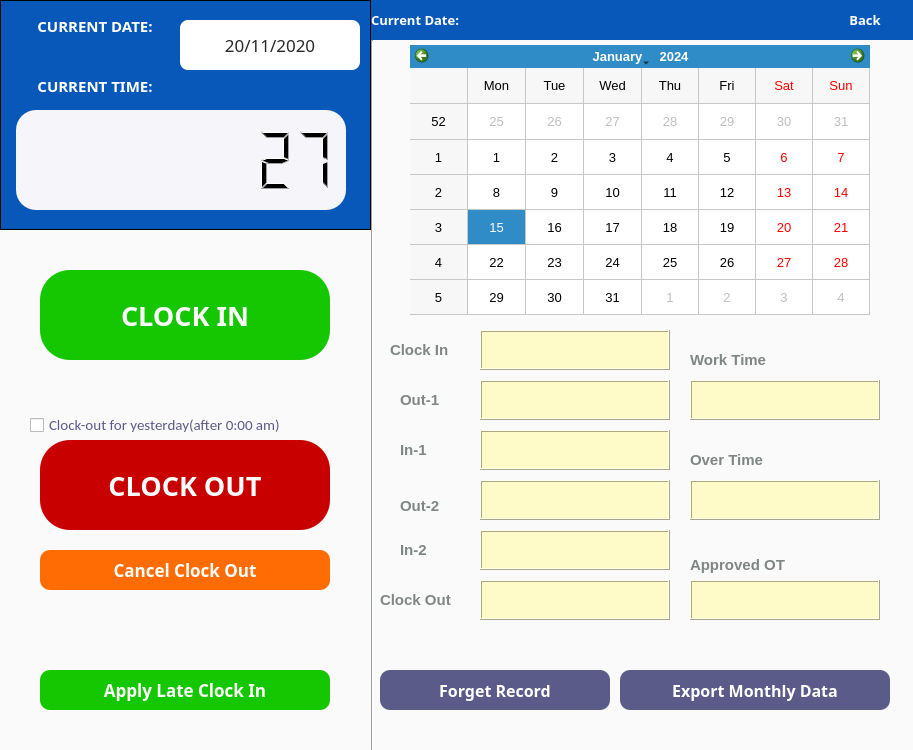
<?xml version="1.0" encoding="UTF-8"?>
<ui version="4.0">
 <class>TimeCard</class>
 <widget class="QMainWindow" name="TimeCard">
  <property name="geometry">
   <rect>
    <x>0</x>
    <y>0</y>
    <width>913</width>
    <height>750</height>
   </rect>
  </property>
  <property name="minimumSize">
   <size>
    <width>913</width>
    <height>750</height>
   </size>
  </property>
  <property name="maximumSize">
   <size>
    <width>913</width>
    <height>750</height>
   </size>
  </property>
  <property name="windowTitle">
   <string>Time Card</string>
  </property>
  <property name="styleSheet">
   <string notr="true">QMainWindow
{
    background-color:rgb(250, 250, 250);

}</string>
  </property>
  <widget class="QWidget" name="centralwidget">
   <widget class="QPushButton" name="pushButton">
    <property name="geometry">
     <rect>
      <x>40</x>
      <y>270</y>
      <width>290</width>
      <height>90</height>
     </rect>
    </property>
    <property name="font">
     <font>
      <family>Microsoft Yahei</family>
      <pointsize>20</pointsize>
      <weight>75</weight>
      <bold>true</bold>
     </font>
    </property>
    <property name="styleSheet">
     <string notr="true">QPushButton

{
    /*字体为微软雅黑*/
    font-family:Microsoft Yahei;
    /*字体大小为20点*/
    font-size:20pt;
    /*字体颜色为白色*/    
    color:white;
    /*背景颜色*/  
    background-color:rgb(21, 199, 1);
    /*边框圆角半径为8像素*/ 
    border-radius:30px;

}

/*按钮停留态*/
QPushButton:hover
{
    /*背景颜色*/  
    background-color:rgb(21, 175, 0);
    padding-left:-3px;
    /*上内边距为3像素，让按下时字向下移动3像素*/  
    padding-top:-3px;
	font-size:23pt;
}

/*按钮按下态*/
QPushButton:pressed
{
    /*背景颜色*/  
    background-color:rgb(0, 113, 0);
    /*左内边距为3像素，让按下时字向右移动3像素*/  
    padding-left:3px;
    /*上内边距为3像素，让按下时字向下移动3像素*/  
    padding-top:3px;
    font-size:20pt;
}</string>
    </property>
    <property name="text">
     <string>CLOCK IN</string>
    </property>
   </widget>
   <widget class="QPushButton" name="pushButton_2">
    <property name="geometry">
     <rect>
      <x>40</x>
      <y>440</y>
      <width>290</width>
      <height>90</height>
     </rect>
    </property>
    <property name="font">
     <font>
      <family>Microsoft Yahei</family>
      <pointsize>20</pointsize>
      <weight>75</weight>
      <bold>true</bold>
     </font>
    </property>
    <property name="styleSheet">
     <string notr="true">QPushButton
{
    /*字体为微软雅黑*/
    font-family:Microsoft Yahei;
    /*字体大小为20点*/
    font-size:20pt;
    /*字体颜色为白色*/    
    color:white;
    /*背景颜色*/  
    background-color:rgb(200, 0, 0);
    /*边框圆角半径为8像素*/ 
    border-radius:30px;
}

/*按钮停留态*/
QPushButton:hover
{
    /*背景颜色*/  
    background-color:rgb(176, 0, 0);
    padding-left:-3px;
    /*上内边距为3像素，让按下时字向下移动3像素*/  
    padding-top:-3px;
	font-size:22pt;
}

/*按钮按下态*/
QPushButton:pressed
{
    /*背景颜色*/  
    background-color:rgb(147, 0, 0);
    /*左内边距为3像素，让按下时字向右移动3像素*/  
    padding-left:3px;
    /*上内边距为3像素，让按下时字向下移动3像素*/  
    padding-top:3px;
    font-size:20pt;
}</string>
    </property>
    <property name="text">
     <string>CLOCK OUT</string>
    </property>
   </widget>
   <widget class="QLCDNumber" name="lcdNumber">
    <property name="geometry">
     <rect>
      <x>16</x>
      <y>110</y>
      <width>330</width>
      <height>100</height>
     </rect>
    </property>
    <property name="font">
     <font>
      <pointsize>11</pointsize>
      <weight>75</weight>
      <italic>false</italic>
      <bold>true</bold>
      <underline>false</underline>
      <strikeout>false</strikeout>
      <stylestrategy>PreferDefault</stylestrategy>
     </font>
    </property>
    <property name="autoFillBackground">
     <bool>false</bool>
    </property>
    <property name="styleSheet">
     <string notr="true">QLCDNumber{
		background-color:rgb(245, 245, 250);
		color:rgb(0, 0, 0);
		 border-radius:20px;
}</string>
    </property>
    <property name="frameShape">
     <enum>QFrame::Panel</enum>
    </property>
    <property name="frameShadow">
     <enum>QFrame::Sunken</enum>
    </property>
    <property name="lineWidth">
     <number>3</number>
    </property>
    <property name="smallDecimalPoint">
     <bool>true</bool>
    </property>
    <property name="digitCount">
     <number>8</number>
    </property>
    <property name="value" stdset="0">
     <double>27.000000000000000</double>
    </property>
   </widget>
   <widget class="QCalendarWidget" name="calendarWidget">
    <property name="geometry">
     <rect>
      <x>410</x>
      <y>45</y>
      <width>460</width>
      <height>270</height>
     </rect>
    </property>
    <property name="font">
     <font>
      <pointsize>10</pointsize>
     </font>
    </property>
    <property name="autoFillBackground">
     <bool>false</bool>
    </property>
    <property name="styleSheet">
     <string notr="true">QCalendarWidget
{
	background-color: rgb(255,255,255);
}</string>
    </property>
    <property name="gridVisible">
     <bool>true</bool>
    </property>
   </widget>
   <widget class="Line" name="line">
    <property name="geometry">
     <rect>
      <x>362</x>
      <y>40</y>
      <width>20</width>
      <height>710</height>
     </rect>
    </property>
    <property name="frameShadow">
     <enum>QFrame::Sunken</enum>
    </property>
    <property name="lineWidth">
     <number>1</number>
    </property>
    <property name="orientation">
     <enum>Qt::Vertical</enum>
    </property>
   </widget>
   <widget class="QPushButton" name="pushButton_3">
    <property name="geometry">
     <rect>
      <x>380</x>
      <y>670</y>
      <width>230</width>
      <height>40</height>
     </rect>
    </property>
    <property name="font">
     <font>
      <family>Microsoft Yahei</family>
      <pointsize>12</pointsize>
      <weight>75</weight>
      <bold>true</bold>
     </font>
    </property>
    <property name="styleSheet">
     <string notr="true">QPushButton
{
    /*字体为微软雅黑*/
    font-family:Microsoft Yahei;
    /*字体大小为20点*/
    font-size:12pt;
    /*字体颜色为白色*/    
    color:white;
    /*背景颜色*/  
    background-color:rgb(91, 91, 138);
    /*边框圆角半径为8像素*/ 
    border-radius:10px;
}

/*按钮停留态*/
QPushButton:hover
{
    /*背景颜色*/  
    background-color:rgb(62, 62, 95);
    padding-left:-3px;
    /*上内边距为3像素，让按下时字向下移动3像素*/  
    padding-top:-3px;

}

/*按钮按下态*/
QPushButton:pressed
{
    /*背景颜色*/  
    background-color:rgb(55, 55, 84);
    /*左内边距为3像素，让按下时字向右移动3像素*/  
    padding-left:3px;
    /*上内边距为3像素，让按下时字向下移动3像素*/  
    padding-top:3px;
}</string>
    </property>
    <property name="text">
     <string>Forget Record</string>
    </property>
   </widget>
   <widget class="QLabel" name="label_2">
    <property name="geometry">
     <rect>
      <x>371</x>
      <y>0</y>
      <width>550</width>
      <height>40</height>
     </rect>
    </property>
    <property name="styleSheet">
     <string notr="true">QWidget
{
    /*字体为微软雅黑*/
    font-family:Microsoft Yahei;
    /*字体大小为20点*/
    font-size:10pt;
    /*字体颜色为白色*/    
	font-weight:bold;
    color:white;
    /*背景颜色*/  
    background-color:rgb(8, 88, 186);

}
</string>
    </property>
    <property name="text">
     <string>Current Date:</string>
    </property>
    <property name="alignment">
     <set>Qt::AlignLeading|Qt::AlignLeft|Qt::AlignVCenter</set>
    </property>
   </widget>
   <widget class="QTextEdit" name="textEdit">
    <property name="geometry">
     <rect>
      <x>480</x>
      <y>330</y>
      <width>190</width>
      <height>40</height>
     </rect>
    </property>
    <property name="styleSheet">
     <string notr="true">QTextEdit

{
    /*字体为微软雅黑*/
    font-family:Microsoft Yahei;
    /*字体大小为20点*/
	color:rgb(50, 50, 50);
   font-size:10pt;
	background-color:rgb(255, 251, 201);
}
</string>
    </property>
    <property name="frameShape">
     <enum>QFrame::Box</enum>
    </property>
    <property name="frameShadow">
     <enum>QFrame::Raised</enum>
    </property>
    <property name="lineWidth">
     <number>1</number>
    </property>
   </widget>
   <widget class="QLabel" name="label_3">
    <property name="geometry">
     <rect>
      <x>390</x>
      <y>330</y>
      <width>90</width>
      <height>40</height>
     </rect>
    </property>
    <property name="font">
     <font>
      <family>Microsoft Yahei UI</family>
      <pointsize>11</pointsize>
      <weight>75</weight>
      <italic>false</italic>
      <bold>true</bold>
     </font>
    </property>
    <property name="styleSheet">
     <string notr="true">QLabel
{
    font-family:Microsoft Yahei UI;
    font-size:11pt; 
    color:rgb(128, 134, 132)
}</string>
    </property>
    <property name="text">
     <string>Clock In</string>
    </property>
   </widget>
   <widget class="QLabel" name="label_4">
    <property name="geometry">
     <rect>
      <x>380</x>
      <y>580</y>
      <width>100</width>
      <height>40</height>
     </rect>
    </property>
    <property name="font">
     <font>
      <family>Microsoft Yahei UI</family>
      <pointsize>11</pointsize>
      <weight>75</weight>
      <italic>false</italic>
      <bold>true</bold>
     </font>
    </property>
    <property name="styleSheet">
     <string notr="true">QLabel
{
    font-family:Microsoft Yahei UI;
    font-size:11pt; 
    color:rgb(128, 134, 132)
}</string>
    </property>
    <property name="text">
     <string>Clock Out</string>
    </property>
   </widget>
   <widget class="QLabel" name="label_5">
    <property name="geometry">
     <rect>
      <x>690</x>
      <y>340</y>
      <width>150</width>
      <height>40</height>
     </rect>
    </property>
    <property name="font">
     <font>
      <family>Microsoft Yahei UI</family>
      <pointsize>11</pointsize>
      <weight>75</weight>
      <italic>false</italic>
      <bold>true</bold>
     </font>
    </property>
    <property name="styleSheet">
     <string notr="true">QLabel
{
    font-family:Microsoft Yahei UI;
    font-size:11pt; 
    color:rgb(128, 134, 132)
}</string>
    </property>
    <property name="text">
     <string>Work Time</string>
    </property>
   </widget>
   <widget class="QTextEdit" name="textEdit_2">
    <property name="geometry">
     <rect>
      <x>480</x>
      <y>580</y>
      <width>190</width>
      <height>40</height>
     </rect>
    </property>
    <property name="styleSheet">
     <string notr="true">QTextEdit

{
    /*字体为微软雅黑*/
    font-family:Microsoft Yahei;
    /*字体大小为20点*/
	color:rgb(50, 50, 50);
   font-size:10pt;
	background-color:rgb(255, 251, 201);
}
</string>
    </property>
    <property name="frameShape">
     <enum>QFrame::Box</enum>
    </property>
    <property name="frameShadow">
     <enum>QFrame::Raised</enum>
    </property>
    <property name="lineWidth">
     <number>1</number>
    </property>
   </widget>
   <widget class="QTextEdit" name="textEdit_3">
    <property name="geometry">
     <rect>
      <x>690</x>
      <y>380</y>
      <width>190</width>
      <height>40</height>
     </rect>
    </property>
    <property name="styleSheet">
     <string notr="true">QTextEdit

{
    /*字体为微软雅黑*/
    font-family:Microsoft Yahei;
    /*字体大小为20点*/
	color:rgb(50, 50, 50);
   font-size:10pt;
	background-color:rgb(255, 251, 201);
}
</string>
    </property>
    <property name="frameShape">
     <enum>QFrame::Box</enum>
    </property>
    <property name="frameShadow">
     <enum>QFrame::Raised</enum>
    </property>
    <property name="lineWidth">
     <number>1</number>
    </property>
   </widget>
   <widget class="QLabel" name="label_6">
    <property name="geometry">
     <rect>
      <x>690</x>
      <y>440</y>
      <width>161</width>
      <height>40</height>
     </rect>
    </property>
    <property name="font">
     <font>
      <family>Microsoft Yahei UI</family>
      <pointsize>11</pointsize>
      <weight>75</weight>
      <italic>false</italic>
      <bold>true</bold>
     </font>
    </property>
    <property name="styleSheet">
     <string notr="true">QLabel
{
    font-family:Microsoft Yahei UI;
    font-size:11pt; 
    color:rgb(128, 134, 132)
}</string>
    </property>
    <property name="text">
     <string>Over Time</string>
    </property>
   </widget>
   <widget class="QTextEdit" name="textEdit_4">
    <property name="geometry">
     <rect>
      <x>690</x>
      <y>480</y>
      <width>190</width>
      <height>40</height>
     </rect>
    </property>
    <property name="styleSheet">
     <string notr="true">QTextEdit

{
    /*字体为微软雅黑*/
    font-family:Microsoft Yahei;
    /*字体大小为20点*/
	color:rgb(50, 50, 50);
   font-size:10pt;
	background-color:rgb(255, 251, 201);
}
</string>
    </property>
    <property name="frameShape">
     <enum>QFrame::Box</enum>
    </property>
    <property name="frameShadow">
     <enum>QFrame::Raised</enum>
    </property>
    <property name="lineWidth">
     <number>1</number>
    </property>
   </widget>
   <widget class="QPushButton" name="pushButton_4">
    <property name="geometry">
     <rect>
      <x>620</x>
      <y>670</y>
      <width>270</width>
      <height>40</height>
     </rect>
    </property>
    <property name="font">
     <font>
      <family>Microsoft Yahei</family>
      <pointsize>12</pointsize>
      <weight>75</weight>
      <bold>true</bold>
     </font>
    </property>
    <property name="styleSheet">
     <string notr="true">QPushButton
{
    /*字体为微软雅黑*/
    font-family:Microsoft Yahei;
    /*字体大小为20点*/
    font-size:12pt;
    /*字体颜色为白色*/    
    color:white;
    /*背景颜色*/  
    background-color:rgb(91, 91, 138);
    /*边框圆角半径为8像素*/ 
    border-radius:10px;
}

/*按钮停留态*/
QPushButton:hover
{
    /*背景颜色*/  
    background-color:rgb(62, 62, 95);
    padding-left:-3px;
    /*上内边距为3像素，让按下时字向下移动3像素*/  
    padding-top:-3px;
}

/*按钮按下态*/
QPushButton:pressed
{
    /*背景颜色*/  
    background-color:rgb(55, 55, 84);
    /*左内边距为3像素，让按下时字向右移动3像素*/  
    padding-left:3px;
    /*上内边距为3像素，让按下时字向下移动3像素*/  
    padding-top:3px;
}</string>
    </property>
    <property name="text">
     <string>Export Monthly Data</string>
    </property>
   </widget>
   <widget class="QLabel" name="label_7">
    <property name="geometry">
     <rect>
      <x>690</x>
      <y>550</y>
      <width>161</width>
      <height>30</height>
     </rect>
    </property>
    <property name="font">
     <font>
      <family>Microsoft Yahei UI</family>
      <pointsize>11</pointsize>
      <weight>75</weight>
      <italic>false</italic>
      <bold>true</bold>
     </font>
    </property>
    <property name="styleSheet">
     <string notr="true">QLabel
{
    font-family:Microsoft Yahei UI;
    font-size:11pt; 
    color:rgb(128, 134, 132)
}</string>
    </property>
    <property name="text">
     <string>Approved OT</string>
    </property>
   </widget>
   <widget class="QTextEdit" name="textEdit_5">
    <property name="geometry">
     <rect>
      <x>690</x>
      <y>580</y>
      <width>190</width>
      <height>40</height>
     </rect>
    </property>
    <property name="styleSheet">
     <string notr="true">QTextEdit

{
    /*字体为微软雅黑*/
    font-family:Microsoft Yahei;
    /*字体大小为20点*/
	color:rgb(50, 50, 50);
   font-size:10pt;
	background-color:rgb(255, 251, 201);
}
</string>
    </property>
    <property name="frameShape">
     <enum>QFrame::Box</enum>
    </property>
    <property name="frameShadow">
     <enum>QFrame::Raised</enum>
    </property>
    <property name="lineWidth">
     <number>1</number>
    </property>
   </widget>
   <widget class="QPushButton" name="pushButton_6">
    <property name="geometry">
     <rect>
      <x>820</x>
      <y>0</y>
      <width>90</width>
      <height>40</height>
     </rect>
    </property>
    <property name="styleSheet">
     <string notr="true">QPushButton
{
    /*字体为微软雅黑*/
    font-family:Microsoft Yahei;
    /*字体大小为20点*/
    font-size:10pt;
    /*字体颜色为白色*/
	font-weight:bold;    
    color:white;
    /*背景颜色*/  
    background-color:rgb(8, 88, 186);
    /*边框圆角半径为8像素*/ 
    border-radius:10px;
}

/*按钮停留态*/
QPushButton:hover
{
    /*背景颜色*/  
    background-color:rgb(58, 58, 89);
    padding-left:-3px;
    /*上内边距为3像素，让按下时字向下移动3像素*/  
    padding-top:-3px;
}

/*按钮按下态*/
QPushButton:pressed
{
    /*背景颜色*/  
    background-color:rgb(43, 43, 66);
    /*左内边距为3像素，让按下时字向右移动3像素*/  
    padding-left:3px;
    /*上内边距为3像素，让按下时字向下移动3像素*/  
    padding-top:3px;
}</string>
    </property>
    <property name="text">
     <string>Back</string>
    </property>
   </widget>
   <widget class="QFrame" name="frame">
    <property name="geometry">
     <rect>
      <x>0</x>
      <y>0</y>
      <width>371</width>
      <height>230</height>
     </rect>
    </property>
    <property name="styleSheet">
     <string notr="true">QFrame
{
    background-color:rgb(8, 88, 186);
}
</string>
    </property>
    <property name="frameShape">
     <enum>QFrame::Panel</enum>
    </property>
    <property name="frameShadow">
     <enum>QFrame::Plain</enum>
    </property>
    <property name="lineWidth">
     <number>1</number>
    </property>
    <widget class="QLabel" name="label_8">
     <property name="geometry">
      <rect>
       <x>10</x>
       <y>10</y>
       <width>170</width>
       <height>31</height>
      </rect>
     </property>
     <property name="styleSheet">
      <string notr="true">QWidget
{
    /*字体为微软雅黑*/
    font-family:Microsoft Yahei;
    /*字体大小为20点*/
    font-size:11pt;
    /*字体颜色为白色*/    
	font-weight:bold;
    color:white;
    /*背景颜色*/  
    background-color:rgb(8, 88, 186);

}
</string>
     </property>
     <property name="text">
      <string>CURRENT DATE:</string>
     </property>
     <property name="alignment">
      <set>Qt::AlignCenter</set>
     </property>
    </widget>
    <widget class="QLabel" name="label">
     <property name="geometry">
      <rect>
       <x>10</x>
       <y>70</y>
       <width>170</width>
       <height>31</height>
      </rect>
     </property>
     <property name="styleSheet">
      <string notr="true">QWidget
{
    /*字体为微软雅黑*/
    font-family:Microsoft Yahei;
    /*字体大小为20点*/
    font-size:11pt;
    /*字体颜色为白色*/    
	font-weight:bold;
    color:white;
    /*背景颜色*/  
    background-color:rgb(8, 88, 186);

}
</string>
     </property>
     <property name="text">
      <string>CURRENT TIME:</string>
     </property>
     <property name="alignment">
      <set>Qt::AlignCenter</set>
     </property>
    </widget>
    <widget class="QLabel" name="label_9">
     <property name="geometry">
      <rect>
       <x>180</x>
       <y>20</y>
       <width>180</width>
       <height>50</height>
      </rect>
     </property>
     <property name="styleSheet">
      <string notr="true">QWidget
{
    /*字体为微软雅黑*/
    font-family:Microsoft Yahei;
    /*字体大小为20点*/
    font-size:13pt;
    /*字体颜色为白色*/    
	
    color:rgb(40, 40, 40);
    /*背景颜色*/  
    background-color:white;
	border-radius: 8px;
}
</string>
     </property>
     <property name="text">
      <string>20/11/2020</string>
     </property>
     <property name="alignment">
      <set>Qt::AlignCenter</set>
     </property>
    </widget>
   </widget>
   <widget class="QPushButton" name="pushButton_5">
    <property name="geometry">
     <rect>
      <x>40</x>
      <y>550</y>
      <width>290</width>
      <height>40</height>
     </rect>
    </property>
    <property name="font">
     <font>
      <family>Microsoft Yahei</family>
      <pointsize>13</pointsize>
      <weight>75</weight>
      <bold>true</bold>
     </font>
    </property>
    <property name="styleSheet">
     <string notr="true">QPushButton
{
    /*字体为微软雅黑*/
    font-family:Microsoft Yahei;
    /*字体大小为20点*/
    font-size:13pt;
    /*字体颜色为白色*/    
    color:white;
    /*背景颜色*/  
    background-color:rgb(255, 108, 3);
    /*边框圆角半径为8像素*/ 
    border-radius:10px;
}

/*按钮停留态*/
QPushButton:hover
{
    /*背景颜色*/  
    background-color:rgb(220, 93, 2);
    padding-left:-3px;
    /*上内边距为3像素，让按下时字向下移动3像素*/  
    padding-top:-3px;

}

/*按钮按下态*/
QPushButton:pressed
{
    /*背景颜色*/  
    background-color:rgb(163, 69, 1);
    /*左内边距为3像素，让按下时字向右移动3像素*/  
    padding-left:3px;
    /*上内边距为3像素，让按下时字向下移动3像素*/  
    padding-top:3px;

}</string>
    </property>
    <property name="text">
     <string>Cancel Clock Out</string>
    </property>
   </widget>
   <widget class="QCheckBox" name="checkBox">
    <property name="geometry">
     <rect>
      <x>30</x>
      <y>410</y>
      <width>330</width>
      <height>30</height>
     </rect>
    </property>
    <property name="styleSheet">
     <string notr="true">QCheckBox{

	color:rgb(91, 91, 138);
	    font-family:Calibri;
    /*字体大小为20点*/
   font-size:11pt;

}</string>
    </property>
    <property name="text">
     <string>Clock-out for yesterday(after 0:00 am)</string>
    </property>
   </widget>
   <widget class="QPushButton" name="pushButton_7">
    <property name="geometry">
     <rect>
      <x>40</x>
      <y>670</y>
      <width>290</width>
      <height>40</height>
     </rect>
    </property>
    <property name="font">
     <font>
      <family>Microsoft Yahei</family>
      <pointsize>13</pointsize>
      <weight>75</weight>
      <bold>true</bold>
     </font>
    </property>
    <property name="styleSheet">
     <string notr="true">QPushButton

{
    /*字体为微软雅黑*/
    font-family:Microsoft Yahei;
    /*字体大小为20点*/
    font-size:13pt;
    /*字体颜色为白色*/    
    color:white;
    /*背景颜色*/  
    background-color:rgb(21, 199, 1);
    /*边框圆角半径为8像素*/ 
    border-radius:10px;

}

/*按钮停留态*/
QPushButton:hover
{
    /*背景颜色*/  
    background-color:rgb(21, 175, 0);
    padding-left:-3px;
    /*上内边距为3像素，让按下时字向下移动3像素*/  
    padding-top:-3px;

}

/*按钮按下态*/
QPushButton:pressed
{
    /*背景颜色*/  
    background-color:rgb(0, 113, 0);
    /*左内边距为3像素，让按下时字向右移动3像素*/  
    padding-left:3px;
    /*上内边距为3像素，让按下时字向下移动3像素*/  
    padding-top:3px;
}</string>
    </property>
    <property name="text">
     <string>Apply Late Clock In</string>
    </property>
   </widget>
   <widget class="QTextEdit" name="textEdit_6">
    <property name="geometry">
     <rect>
      <x>480</x>
      <y>380</y>
      <width>190</width>
      <height>40</height>
     </rect>
    </property>
    <property name="styleSheet">
     <string notr="true">QTextEdit

{
    /*字体为微软雅黑*/
    font-family:Microsoft Yahei;
    /*字体大小为20点*/
	color:rgb(50, 50, 50);
   font-size:10pt;
	background-color:rgb(255, 251, 201);
}
</string>
    </property>
    <property name="frameShape">
     <enum>QFrame::Box</enum>
    </property>
    <property name="frameShadow">
     <enum>QFrame::Raised</enum>
    </property>
    <property name="lineWidth">
     <number>1</number>
    </property>
   </widget>
   <widget class="QLabel" name="label_10">
    <property name="geometry">
     <rect>
      <x>400</x>
      <y>380</y>
      <width>60</width>
      <height>40</height>
     </rect>
    </property>
    <property name="font">
     <font>
      <family>Microsoft Yahei UI</family>
      <pointsize>11</pointsize>
      <weight>75</weight>
      <italic>false</italic>
      <bold>true</bold>
     </font>
    </property>
    <property name="styleSheet">
     <string notr="true">QLabel
{
    font-family:Microsoft Yahei UI;
    font-size:11pt; 
    color:rgb(128, 134, 132)
}</string>
    </property>
    <property name="text">
     <string>Out-1</string>
    </property>
   </widget>
   <widget class="QTextEdit" name="textEdit_7">
    <property name="geometry">
     <rect>
      <x>480</x>
      <y>430</y>
      <width>190</width>
      <height>40</height>
     </rect>
    </property>
    <property name="styleSheet">
     <string notr="true">QTextEdit

{
    /*字体为微软雅黑*/
    font-family:Microsoft Yahei;
    /*字体大小为20点*/
	color:rgb(50, 50, 50);
   font-size:10pt;
	background-color:rgb(255, 251, 201);
}
</string>
    </property>
    <property name="frameShape">
     <enum>QFrame::Box</enum>
    </property>
    <property name="frameShadow">
     <enum>QFrame::Raised</enum>
    </property>
    <property name="lineWidth">
     <number>1</number>
    </property>
   </widget>
   <widget class="QLabel" name="label_11">
    <property name="geometry">
     <rect>
      <x>400</x>
      <y>430</y>
      <width>60</width>
      <height>40</height>
     </rect>
    </property>
    <property name="font">
     <font>
      <family>Microsoft Yahei UI</family>
      <pointsize>11</pointsize>
      <weight>75</weight>
      <italic>false</italic>
      <bold>true</bold>
     </font>
    </property>
    <property name="styleSheet">
     <string notr="true">QLabel
{
    font-family:Microsoft Yahei UI;
    font-size:11pt; 
    color:rgb(128, 134, 132)
}</string>
    </property>
    <property name="text">
     <string>In-1</string>
    </property>
   </widget>
   <widget class="QTextEdit" name="textEdit_8">
    <property name="geometry">
     <rect>
      <x>480</x>
      <y>480</y>
      <width>190</width>
      <height>40</height>
     </rect>
    </property>
    <property name="styleSheet">
     <string notr="true">QTextEdit

{
    /*字体为微软雅黑*/
    font-family:Microsoft Yahei;
    /*字体大小为20点*/
	color:rgb(50, 50, 50);
   font-size:10pt;
	background-color:rgb(255, 251, 201);
}
</string>
    </property>
    <property name="frameShape">
     <enum>QFrame::Box</enum>
    </property>
    <property name="frameShadow">
     <enum>QFrame::Raised</enum>
    </property>
    <property name="lineWidth">
     <number>1</number>
    </property>
   </widget>
   <widget class="QLabel" name="label_12">
    <property name="geometry">
     <rect>
      <x>400</x>
      <y>490</y>
      <width>60</width>
      <height>31</height>
     </rect>
    </property>
    <property name="font">
     <font>
      <family>Microsoft Yahei UI</family>
      <pointsize>11</pointsize>
      <weight>75</weight>
      <italic>false</italic>
      <bold>true</bold>
     </font>
    </property>
    <property name="styleSheet">
     <string notr="true">QLabel
{
    font-family:Microsoft Yahei UI;
    font-size:11pt; 
    color:rgb(128, 134, 132)
}</string>
    </property>
    <property name="text">
     <string>Out-2</string>
    </property>
   </widget>
   <widget class="QTextEdit" name="textEdit_9">
    <property name="geometry">
     <rect>
      <x>480</x>
      <y>530</y>
      <width>190</width>
      <height>40</height>
     </rect>
    </property>
    <property name="styleSheet">
     <string notr="true">QTextEdit

{
    /*字体为微软雅黑*/
    font-family:Microsoft Yahei;
    /*字体大小为20点*/
	color:rgb(50, 50, 50);
   font-size:10pt;
	background-color:rgb(255, 251, 201);
}
</string>
    </property>
    <property name="frameShape">
     <enum>QFrame::Box</enum>
    </property>
    <property name="frameShadow">
     <enum>QFrame::Raised</enum>
    </property>
    <property name="lineWidth">
     <number>1</number>
    </property>
   </widget>
   <widget class="QLabel" name="label_13">
    <property name="geometry">
     <rect>
      <x>400</x>
      <y>530</y>
      <width>50</width>
      <height>40</height>
     </rect>
    </property>
    <property name="font">
     <font>
      <family>Microsoft Yahei UI</family>
      <pointsize>11</pointsize>
      <weight>75</weight>
      <italic>false</italic>
      <bold>true</bold>
     </font>
    </property>
    <property name="styleSheet">
     <string notr="true">QLabel
{
    font-family:Microsoft Yahei UI;
    font-size:11pt; 
    color:rgb(128, 134, 132)
}</string>
    </property>
    <property name="text">
     <string>In-2</string>
    </property>
   </widget>
   <zorder>frame</zorder>
   <zorder>pushButton</zorder>
   <zorder>pushButton_2</zorder>
   <zorder>lcdNumber</zorder>
   <zorder>calendarWidget</zorder>
   <zorder>line</zorder>
   <zorder>pushButton_3</zorder>
   <zorder>label_2</zorder>
   <zorder>textEdit</zorder>
   <zorder>label_3</zorder>
   <zorder>label_4</zorder>
   <zorder>label_5</zorder>
   <zorder>textEdit_2</zorder>
   <zorder>textEdit_3</zorder>
   <zorder>label_6</zorder>
   <zorder>textEdit_4</zorder>
   <zorder>pushButton_4</zorder>
   <zorder>label_7</zorder>
   <zorder>textEdit_5</zorder>
   <zorder>pushButton_6</zorder>
   <zorder>pushButton_5</zorder>
   <zorder>checkBox</zorder>
   <zorder>pushButton_7</zorder>
   <zorder>textEdit_6</zorder>
   <zorder>label_10</zorder>
   <zorder>textEdit_7</zorder>
   <zorder>label_11</zorder>
   <zorder>textEdit_8</zorder>
   <zorder>label_12</zorder>
   <zorder>textEdit_9</zorder>
   <zorder>label_13</zorder>
  </widget>
 </widget>
 <resources/>
 <connections/>
</ui>
